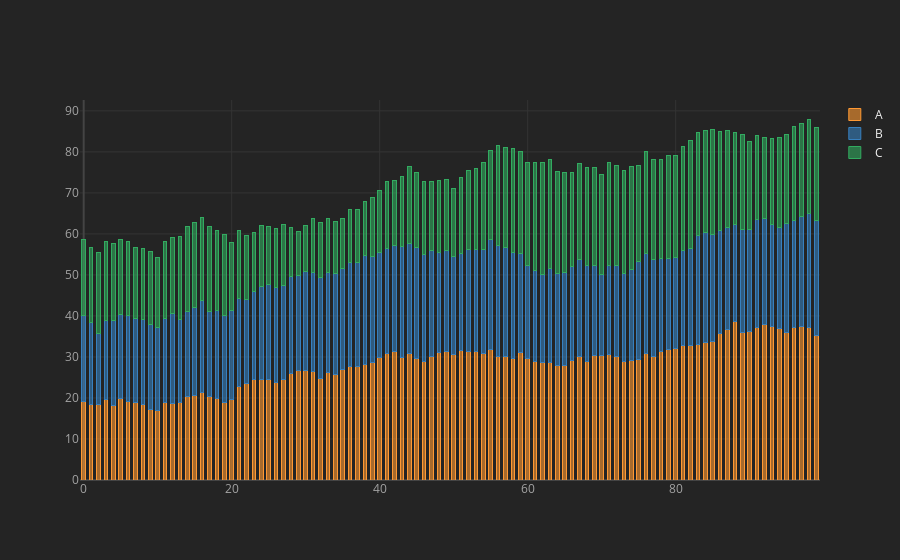

The notebook cell this image was saved under:
### Code cell
cf.set_config_file(theme='henanigans')
df.iplot(kind='bar',barmode='stack',bargap=0.5)
